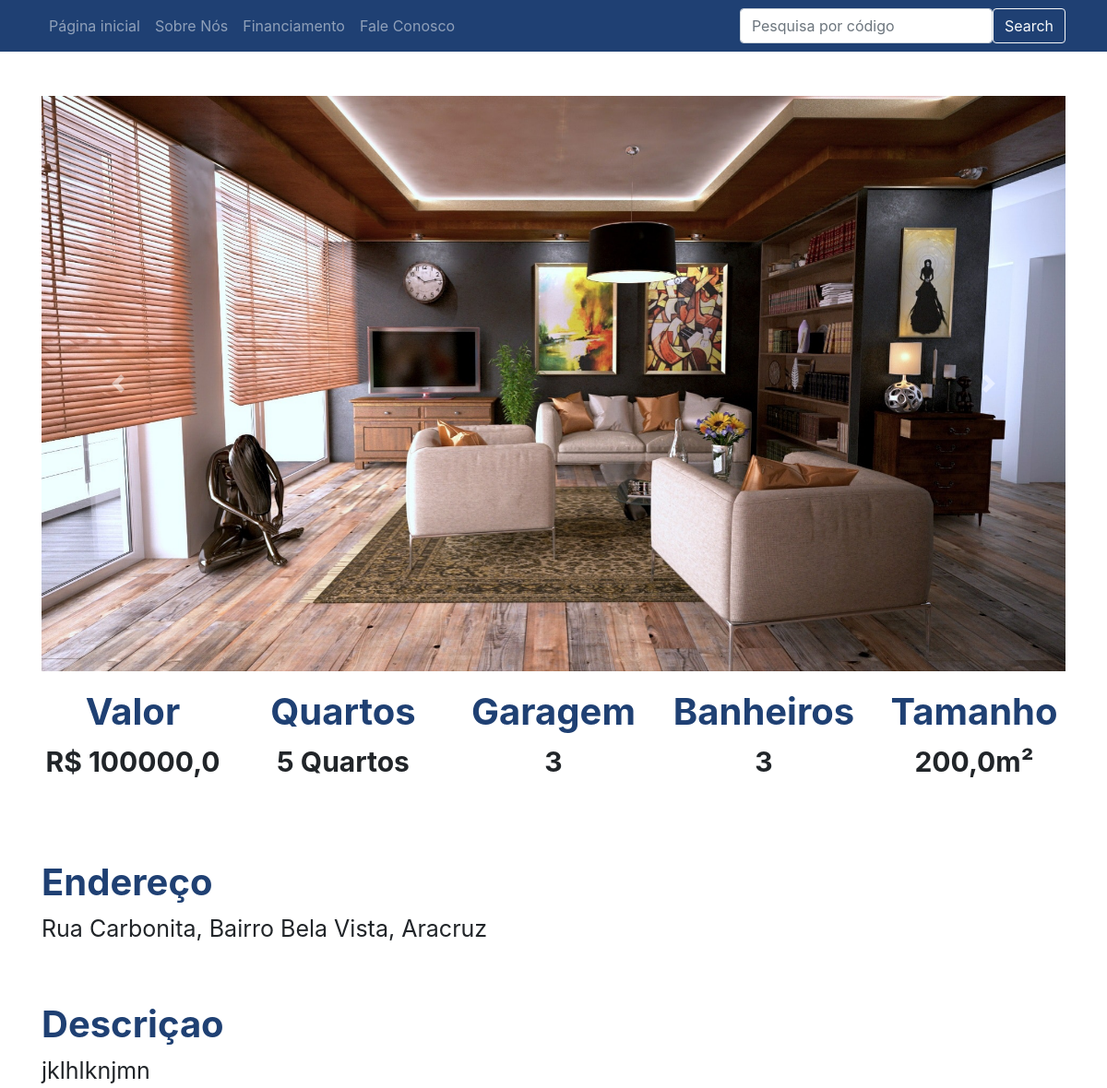
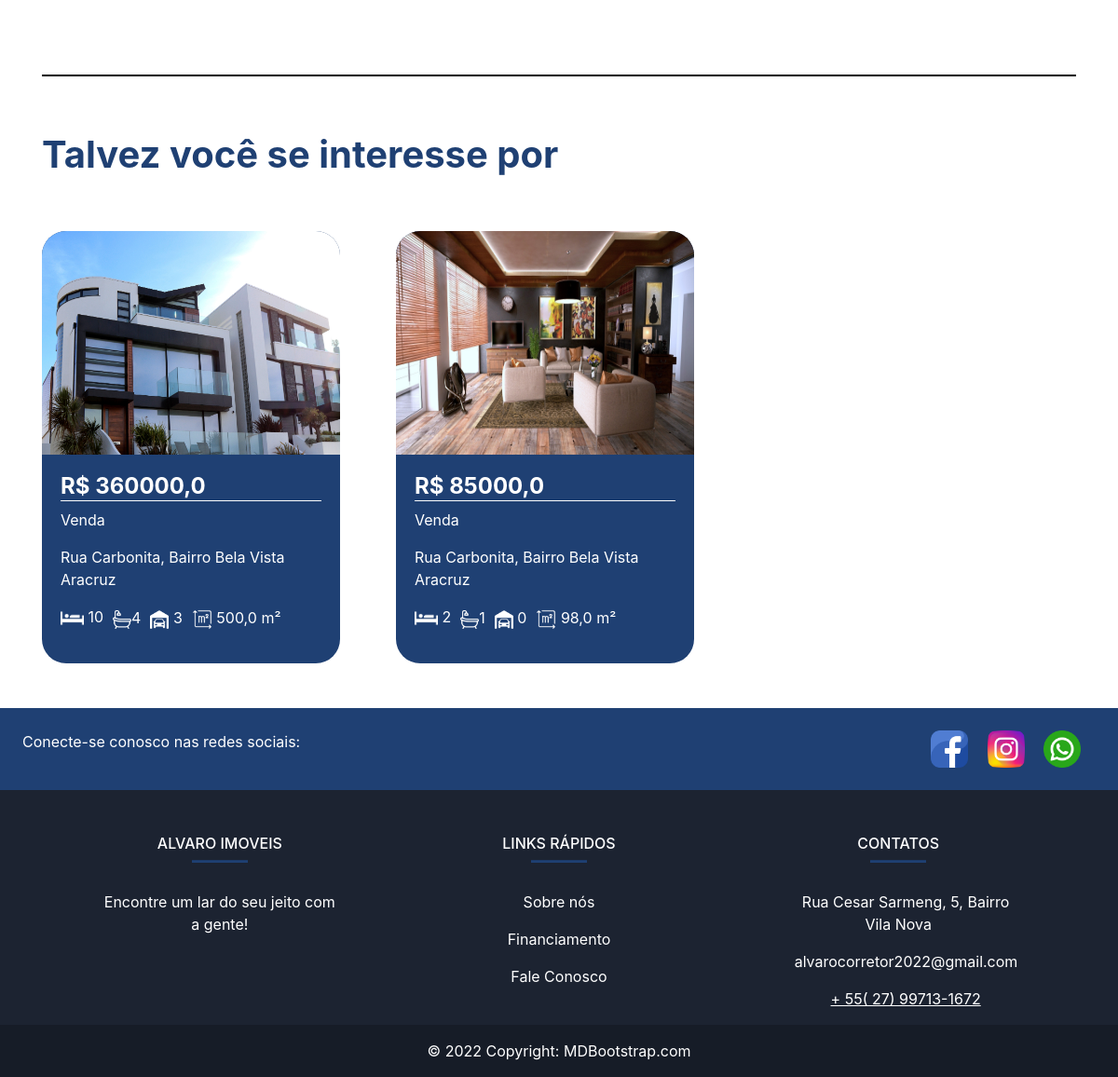
/imovel/6, run on the app's committed database (2 pictures, top to bottom).
### plataforma/models.py (models this page shows, shortened)
class Imagem(models.Model):
    img = models.ImageField(upload_to='img')
    def __str__(self) -> str:
        return self.img.url

class Imovei(models.Model):
    choices = (('V', 'Venda'),
               ('A', 'Aluguel'))
    choices_imovel = (('A', 'Apartamento'),
                      ('C', 'Casa'),('L','Lote'))
    imagens = models.ManyToManyField(Imagem)
    valor = models.FloatField()
    quartos = models.IntegerField()
    tamanho = models.FloatField()
    cidade = models.ForeignKey(Cidade, on_delete=models.CASCADE)
    rua = models.CharField(max_length=50)
    bairro = models.CharField(max_length=60)
    tipo = models.CharField(max_length=1, choices=choices)
    tipo_imovel = models.CharField(max_length=1, choices=choices_imovel)
    numero = models.IntegerField()
    descricao = models.TextField()
    garagens = models.IntegerField()
    banheiros = models.IntegerField()

class Cidade(models.Model):
    nome = models.CharField(max_length=30)
    def __str__(self) -> str:
        return self.nome

### plataforma/views.py (the view)
# urls.py: path('imovel/<str:id>', views.imovel, name="imovel"),
def imovel(request, id):
    imovel = get_object_or_404(Imovei, id=id)
    sugestoes = Imovei.objects.filter(cidade=imovel.cidade).exclude(id=id)[:2]
    return render(request, 'imovel.html', {'imovel': imovel, 'sugestoes': sugestoes, 'id': id})

### plataforma/templates/imovel.html (shortened to what this page needs)
{% extends 'base.html' %}
{% load static %}
{% block 'head' %}
<link rel="stylesheet" href="{% static 'plataforma/css/home.css' %}">
{% endblock  %}
{% block 'body' %}
    <div style="text-align: center" class="container">
        <br>
        <br>
        <div id="carouselExampleControls" class="carousel slide" data-ride="carousel">
            <div class="carousel-inner">
                {% for img in imovel.imagens.all  %}
                    <div class="carousel-item {% if forloop.first %} active {% endif %}" >
                        <img class="d-block w-100" src="{{img}}" alt="First slide">
                    </div>
                {% endfor %}
            </div>
        <a class="carousel-control-prev" href="#carouselExampleControls" role="button" data-slide="prev">
            <span class="carousel-control-prev-icon" aria-hidden="true"></span>
        </a>
        <a class="carousel-control-next" href="#carouselExampleControls" role="button" data-slide="next">
            <span class="carousel-control-next-icon" aria-hidden="true"></span>
        </a>
    </div>
        <div class="row">
            <div class="col-md">
                <h3 class="titulo_especificacao">Valor</h3>
                <p class="especificacao">R$ {{imovel.valor}}</p>
            </div>
            <div class="col-md">
                <h3 class="titulo_especificacao">Quartos</h3>
                <p class="especificacao">{{imovel.quartos}} Quartos</p>
            </div>
            <div class="col-md">
                <h3 class="titulo_especificacao">Garagem</h3>
                <p class="especificacao">{{imovel.garagens}}</p>
            </div>
            <div class="col-md">
                <h3 class="titulo_especificacao">Banheiros</h3>
                <p class="especificacao">{{imovel.banheiros}}</p>
            </div>
            <div class="col-md">
                <h3 class="titulo_especificacao">Tamanho</h3>
                <p class="especificacao">{{imovel.tamanho}}m²</p>
            </div>
        </div>
        <br>
        <br>
        <div style="text-align: left">
            <h3 class="titulo_especificacao">Endereço</h3>
            <p class="especificacao_endereco">{{imovel.rua}}, {{imovel.bairro}}, {{imovel.cidade }}</p>
        </div>
        <br>
        <div style="text-align: left">
            <h3 class="titulo_especificacao">Descriçao</h3>
            <p class="especificacao_endereco">{{imovel.descricao}}</p>
            <br>
            <br>
        </div>
        <hr style="border: 1px solid black">
        <br>
        <div class="div_possivel_interesse">
            <h3 class="titulo_especificacao">Talvez você se interesse por</h3>
            <div class="row">
                {% for sugestao in sugestoes %}
                    <a href="{% url 'imovel' sugestao.id %}" class="a_none">
                        <div class="col-md-4">
                            <div class="card_imovel">
                                <img class="img_capa_imovel" src="{{sugestao.imagens.all.0.img.url}}">
                                <div class="informacoes_imoveis">
                                <a class="a_none" href="{% url 'imovel' sugestao.id %}"><h4 class="valor">R$ {{sugestao.valor}}</h4></a>
                                {% if sugestao.tipo == 'V' %}
                                <p>Venda</p>
                                {% endif %}
                                {{imovel.rua}}, {{imovel.bairro}}
                                <p>{{imovel.cidade}}</p>
                                <ul class="lista-detalhes" style="list-style: none;">
                                  <li>
                                    <img src="{% static '/img/cama.png'%}" alt="dormitórios" width="25px"> {{sugestao.quartos}}
                                  </li>
                                  <li>
                                    <img src="{% static '/img/banheira.png' %}" alt="banheiros" width="20px">{{sugestao.banheiros}}
                                  </li>
                                  <li>
                                    <img src="{% static '/img/garagem-privada.png' %}" alt="garagens " width="20px"> {{sugestao.garagens}}
                                  </li>
                                  <li>
                                    <img src="{% static '/img/area.png' %}" alt="metros quadrados" width="22px"> {{sugestao.tamanho}} m²
                                  </li>
                                </ul>
                                </div>
                            </div>
                        </div>
                    </a>
                {% endfor %}
            </div>
        </div>
    </div>
{% endblock  %}

### templates/static/css/base.css (style rules this page uses)
* { padding:0; margin:0; vertical-align:baseline; list-style:none; border:0 }

### templates/static/plataforma/css/home.css (style rules this page uses)
* { padding:0; margin:0; vertical-align:baseline; list-style:none; border:0; }
.card_imovel { background-color: #1F4073; width: 20rem; margin-top: 50px; border-radius: 26px; }
.img_capa_imovel { width: 20rem; height: 15rem; border-top-left-radius: 26px; border-top-right-radius: 26px; }
.informacoes_imoveis { padding: 20px; color: white; }
.valor { font-weight: bold; border-bottom: 1px solid white; }
.a_none { color: white; }
.titulo_especificacao { color: #1F4073; font-weight: bold; margin-top: 20px; font-size: 40px; }
.especificacao { font-size: 30px; font-weight: bold; }
.especificacao_endereco { font-size: 25px; }
.div_possivel_interesse { text-align: left; }
.lista-detalhes { display: flex; flex-direction: row; justify-content: flex-start; align-items: center; }
.lista-detalhes li { margin-right: 10px; }

### data on the page
Imagem: img (picture)
Imovei: valor "100000,0", quartos "5", garagens "3", banheiros "3", tamanho "200,0", rua "Rua Carbonita", bairro "Bairro Bela Vista", cidade "Aracruz", descricao "jklhlknjmn"
Imovei: imagens.all.0.img (picture), valor "360000,0", tipo "Venda", quartos "10", banheiros "4", garagens "3", tamanho "500,0"
Imovei: imagens.all.0.img (picture), valor "85000,0", tipo "Venda", quartos "2", banheiros "1", garagens "0", tamanho "98,0"
